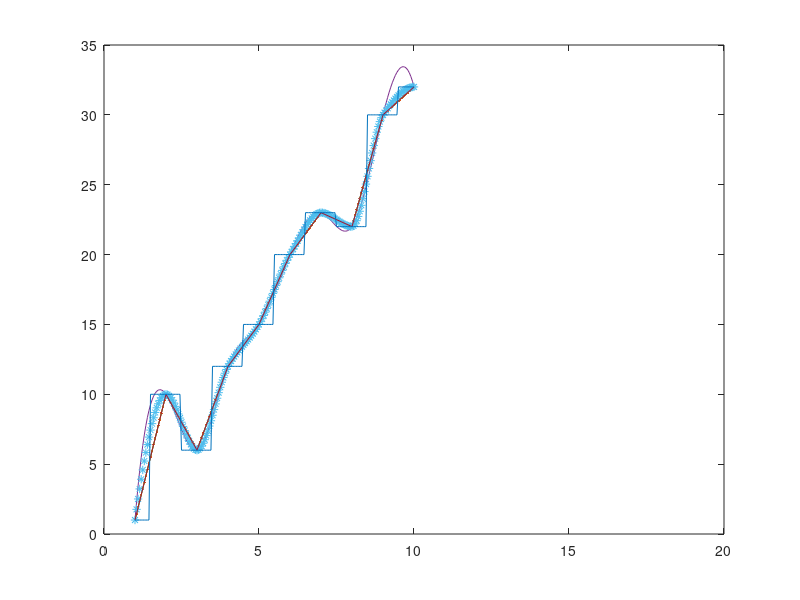

The MATLAB script that drew this image:
% 1d interpolation -> y1 = interp1(x,y,v)
% plot(x,y,v,y1)

x = [1 2 3 4 5 6 7 8 9 10];
y = [1 10 6 12 15 20 23 22 30 32];
v = 0:0.05:15;

y1 = interp1(x,y,v,'linear');
y2 = interp1(x,y,v,'spline');
y3 = interp1(x,y,v,'cubic');
y4 = interp1(x,y,v,'nearest');

plot(x,y,v,y1,'.');
hold on;
plot(x,y,v,y2,'-');
plot(x,y,v,y3,'*');
plot(x,y,v,y4);
